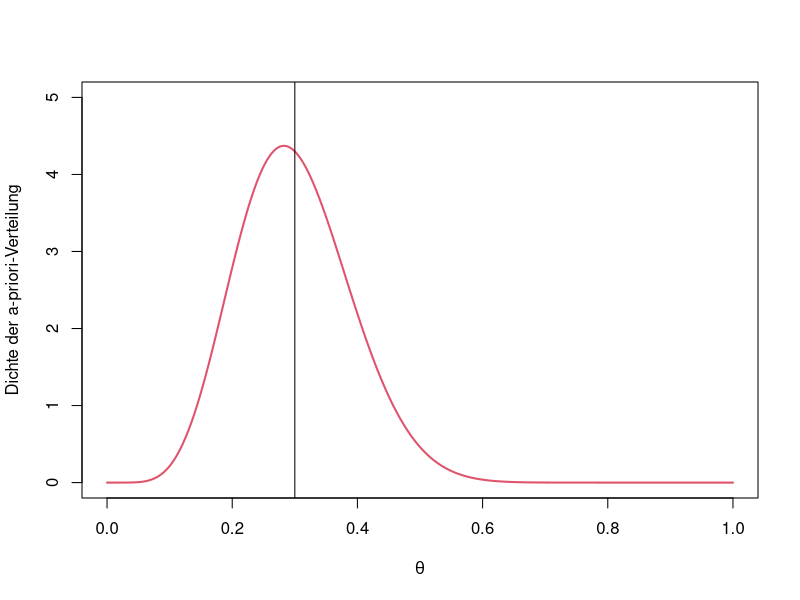

Write R code to recreate this figure.
mu <- 0.30 # von Ihnen zu wählen!
kappa <- 25 # von Ihnen zu wählen!
curve(dbeta(x,mu*kappa,kappa*(1-mu)),from=0,to=1,col=2,lwd=2,
      n=1000,xlab=expression(theta),ylim=c(0,5),ylab="Dichte der a-priori-Verteilung")
abline(v=mu, type = "dotted")

dbeta(1,mu*kappa,kappa*(1-mu))